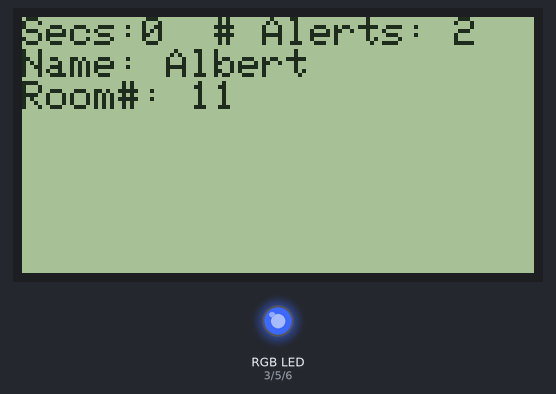
The sketch below on a simulated Arduino Uno, built with avr-gcc and run on an emulated ATmega328P. Parts: 128×64 one-colour display, an RGB LED mixed from three pins (HIGH = lit). What the sketch prints to the serial monitor is not drawn.

Above: at 11.6 s.
At 18.2 s:
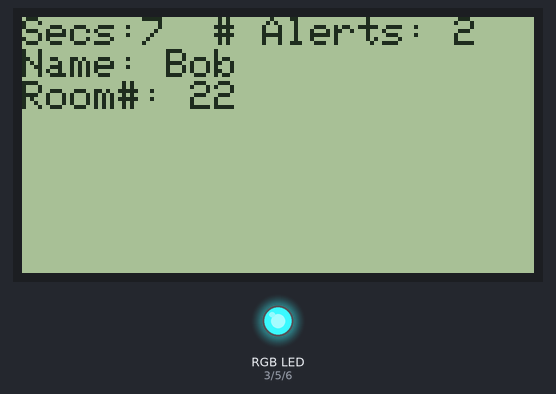
At 28.1 s:
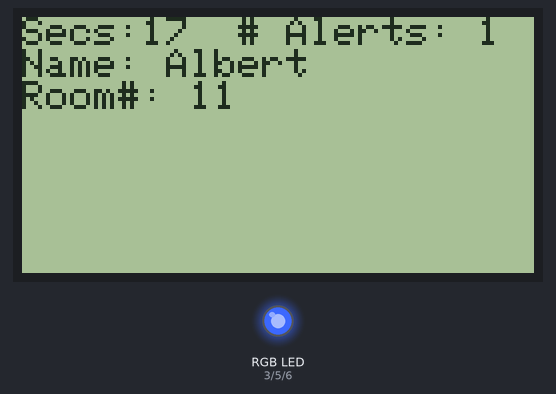
At 33.1 s:
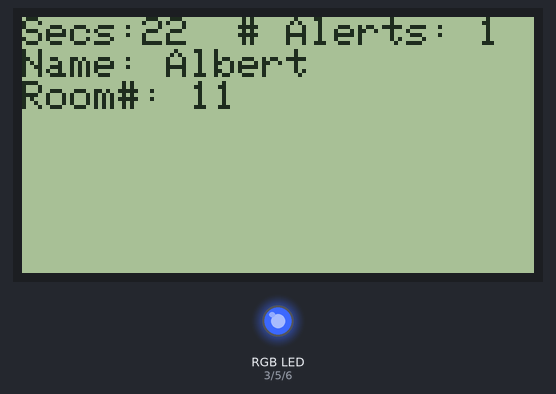
At 34.1 s:
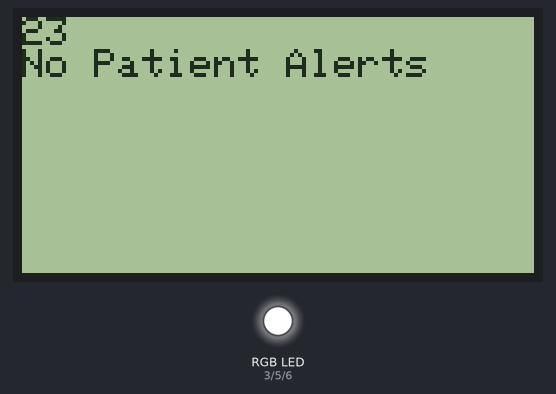
At 35.1 s:
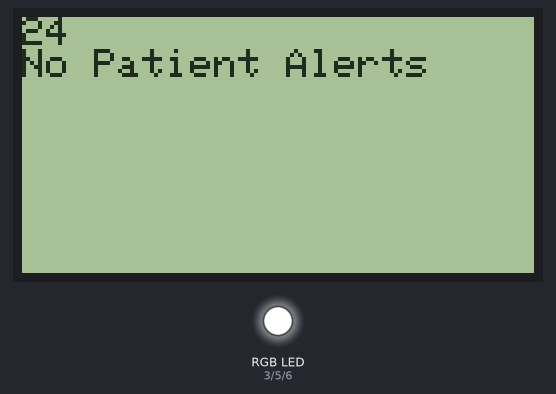
Timing chart, 0 to 36.6 s (numbered marks = the images above):
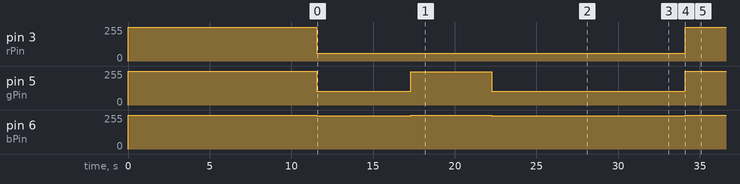

The sketch:

NurseDeviceSpring.ino
```cpp
#include <avr/pgmspace.h>
#include <Wire.h>
#include <ST7565.h>
#include <Button.h>

//SETUP LCD DISPLAY
byte brightness = 200;
byte rPin = 3;
byte gPin = 5;
byte bPin = 6;

byte postSetup = 0;
//Previous Button Press Time
byte scrollPatientTime = 5;
int lastScroll = 0;
//initialize RGB values for backlight
int r = 0;
int g = 0;
int b = 0;

//Demo Data
String nameQueue = "Albert,Bob,";
String roomQueue = "11,22,";
String riskQueue = "3,4,";
String timeQueue = "12,0,";

// Initialize Data Queues
//String nameQueue = "";
//String roomQueue = "";
//String riskQueue = "";
//String timeQueue = "";

// Initialize Single Patient Values
String name = "";
String rNum ="";
byte riskLevel = 0;
int patTime=0;
byte carl = 0;

byte currentDisplayItem = 1;
int lastPatientTIme = 0;
byte timeoutSecs = 10;; //Patient timeout Period secs
int lastLCDUpdate = 0; // Last Time LCD was updated
int lcdRefresh = 1250; //Time btwn LCD update
// Patient  Timeout
int lastTimeoutCheck = 0; //last time patient timeout was checked

//Intialize LCD ***
// pin 12 - Serial data out (SID)
// pin 13 - Serial clock out (SCLK)
// pin 9 - Data/Command select (RS or A0)
// pin 11 - LCD reset (RST)
// pin 10 - LCD chip select (CS)
ST7565 lcd(12, 13, 9, 11, 10);

void setup(void)
{

  Serial.begin(9600);
  // Set Background of LCD to white
  setOff();
  // Initialize background color pins
  pinMode(rPin, OUTPUT);
  pinMode(gPin, OUTPUT);
  pinMode(bPin, OUTPUT);

  // Wait 2 seconds for device to start
  lcd.begin(0x1b);
  lcd.display();
  delay(8000);
  lcd.clear();
  ram();
  delay(3000);
  postSetup = secs();
}

void loop(void)
{
  processData();
  updateDisplay();
  if (secs() > 30 && carl==0)
  {
    Serial.println(F("Carl Added to Queue"));
    carl=1;
    addPatient(String("Carl,"),40,4);
  }
}

char* strToChar(String str)
{
  return (char*)str.c_str() ;
}

void displayPatientInfo() {
  // Displays and formats data to LCD Display
  lcd.clear();
  // When there are alerts to be shown
  Serial.println(nameQueue);
  if (queueSize() >= 1) {
    String S1 = "Name: " + name;
    String S2 = "Room#: " + rNum;
    String S3 = "Secs:";
    S3 += String(secs());
    S3 += "  # Alerts: " ;
    S3 += String(queueSize());
    char lcdLine1[S1.length()+1];
    char lcdLine2[S2.length()+1];
    char lcdQueueSize[S3.length()+1];
    S1.toCharArray(lcdLine1, S1.length()+1);
    S2.toCharArray(lcdLine2, S2.length()+1);
    S3.toCharArray(lcdQueueSize, S3.length()+1);
    lcd.drawstring(0, 0, lcdQueueSize);
    lcd.drawstring(0, 1, lcdLine1);
    lcd.drawstring(0, 2, lcdLine2);
    lcd.display();
  }
  // When there are no alerts
  else {
    lcd.clear();
    Serial.println(F("No Alerts"));

    lcd.drawstring(0,0,strToChar(String(secs())));
    lcd.drawstring(0, 1, "No Patient Alerts");
    lcd.display();
    ram();
    name = "";
    rNum ="";
    riskLevel = 1;
    patTime=0;
    ram();
  }
  // Set background based on riskLevel
  switch (riskLevel)
  {
    //Taken Care of - GREEN
  case 1:
  brightness = 0;
    setOff();
    break;
    //Nurse Acknowledged - BLUE
  case 2:
  brightness = 200;
    setBlue();
    break;
    //Low Risk - YELLOW
  case 3:
  brightness = 250;
    setYellow();
    break;
    //High Risk - RED
  case 4:
  brightness = 250;
    setRed();
    break;
  }
}

void processData()
{
  if (queueSize() > 0)  {  lcdRefresh = 800;   }
  else {   lcdRefresh = 1000;  }

  if ((secs() - getQueueEntry(timeQueue, currentDisplayItem).toInt() > timeoutSecs) && (queueSize() >= 1))
      {
        Serial.println("Removing Patient " + String(currentDisplayItem));
        removePatient(currentDisplayItem);
      }

  else if (secs() - lastScroll > scrollPatientTime) {lastScroll = secs();  currentDisplayItem++;  }

  if (currentDisplayItem > queueSize() && queueSize() > 0)
  {  currentDisplayItem = 1;  }

  if (queueSize() >= 1) {  getAllData(currentDisplayItem);  }
}


void updateDisplay()
// Update LCD display with proper patient data
{
  long begtime = millis();
  // Scroll through multiple alerts every LCD REFRESH ms.
  if (millis() - lastLCDUpdate > lcdRefresh) {
    // Show patient data on LCD
    displayPatientInfo();
    lastLCDUpdate = millis();
    ram();
  }
}
void addPatient(String patientName, int patRoomNumber, int patRiskLevel)
//Add Patient Information to proper queues
{
  nameQueue = addQueueEntry(nameQueue, patientName, 1);
  Serial.println(nameQueue);
  roomQueue = addQueueEntry(roomQueue, String(patRoomNumber), 1);
  riskQueue = addQueueEntry(riskQueue, String(patRiskLevel), 1);
  timeQueue = addQueueEntry(timeQueue, String(secs()),1);
}
void removePatient(int itemNumber)
// Remove patient from queue
{
  //printQueues("Patient " + String(itemNumber) + " Being Removed");
  nameQueue = deleteQueueEntry(nameQueue, itemNumber);
  roomQueue = deleteQueueEntry(roomQueue, itemNumber);
  riskQueue = deleteQueueEntry(riskQueue, itemNumber);
  timeQueue = deleteQueueEntry(timeQueue, itemNumber);
  //printQueues("Patient " + String(itemNumber) + " Removed");
}

void getAllData(int itemNumber)
// Get all patient data by using index number
{
  name = getQueueEntry(nameQueue, itemNumber);
  rNum = getQueueEntry(roomQueue, itemNumber);
  riskLevel = getQueueEntry(riskQueue, itemNumber).toInt();
  patTime = getQueueEntry(timeQueue, itemNumber).toInt();
}

String deleteQueueEntry(String queue, int itemNumber)
// Delete individual queue entries by using index number
{
  if (itemNumber > 0)
  {
    itemNumber--;
    int count = 0;
    int lastIndex = -1;
    while (count < itemNumber)
    {
      count++;
      lastIndex = queue.indexOf(',',lastIndex+1);
    }
    queue.remove(lastIndex+1, queue.indexOf(',',lastIndex+1) - lastIndex);
  }
  return queue; // returns new queue after deleting item
}

//Complete
String getQueueEntry(String queue, int itemNumber)
{
  itemNumber--;
  int count = 0;
  int lastIndex = -1;
  while (count < itemNumber)
  {
    count++;
    lastIndex = queue.indexOf(',',lastIndex+1);
  }
  return queue.substring(lastIndex+1,queue.indexOf(',',lastIndex+1));
}

//Complete
void changeRiskQueue(int itemNumber, char newRisk)
{
  itemNumber--;
  int count = 0;
  int lastIndex = 0;

  while (count < itemNumber)
  {
    count++;
    lastIndex = riskQueue.indexOf(',',lastIndex+1);
  }
  riskQueue.setCharAt(lastIndex+1,newRisk);
}

//Complete
String addQueueEntry(String queue, String entry, int itemNumber)
{
  itemNumber--;
  String temp = "";
  byte count = 0;
  byte lastIndex = 0;
  while (count < itemNumber)
  {
    count++;
    lastIndex = queue.indexOf(',',lastIndex+1);
  }
  if (itemNumber > 0)
  {
    temp = queue.substring(0,lastIndex+1);
    queue = temp + entry + "," + queue.substring(lastIndex+1, queue.length());
  }
  else if (itemNumber == 0)
  {
    queue = entry + "," + queue;
  }
  return queue;
}

void setOff()
{
  digitalWrite(rPin, HIGH);
  digitalWrite(gPin, HIGH);
  digitalWrite(bPin, HIGH);
}

void setRed()
{
  setBG(255, 10, 0, brightness);
}

void setYellow()
{
  setBG(255, 200, 5, brightness);
}

void setBlue()
{
  setBG(50, 75, 255, brightness);
}
void setGreen()
{
  setBG(0, 255, 0, brightness);
}

//Complete
void setBG(int r, int g, int b, int brightness)
{
  //Map to account for increased brightness of RED led
  r = map(r, 0, 255, 0, 200);
  g = map(g, 0, 255, 0, 200);

  // Map to achieve correct display brightness
  r = map(r, 0, 255, 0, brightness);
  g = map(g, 0, 255, 0, brightness);
  b = map(b, 0, 255, 0, brightness);

  // Invert RGB values from 0-255 to 255-0 due to display feature (LCD dependent)
  r = map(r, 0, 255, 255, 0);
  g = map(g, 0, 255, 255, 0);
  b = map(b, 0, 255, 255, 0);
  // Output proper RGB values for BG color
  analogWrite(rPin, r);
  analogWrite(gPin, g);
  analogWrite(bPin, b);
}

int existsPatient(int room)
//See if patient is in Queue (Found by room number)
{
  int i = 1;
  int exPat = 0;
  while (i <= queueSize() && exPat == 0)
  {
    if (getQueueEntry(roomQueue, i).equals(String(room))){
      exPat = 1;
    }
    i++;
  }
  return exPat;
}

int findRoomIndex(int room )
// Find index of patient in queue
{
  int index = 0;
  for (int i = 1; i <= queueSize(); i++) {
    if (room == getQueueEntry(roomQueue,i).toInt())
    {
      index = i;
    }
  }
  return index;
}

int freeRam(void)
{
  extern int  __bss_end;
  extern int  *__brkval;
  int free_memory;
  if ((int)__brkval == 0) {
    free_memory = ((int)&free_memory) - ((int)&__bss_end);
  }
  else {
    free_memory = ((int)&free_memory) - ((int)__brkval);
  }
  return free_memory;
}

void ram() { Serial.println("Free Ram --> " + String(freeRam()));  }

int queueSize() {
  //Finds number of names in  nameQueue
  int count = 0;
  for (int x = 1; x < nameQueue.length(); x++) {
    if (nameQueue.charAt(x) == ',')
    {
      count++;
    }
  }
  return count;
}

void printQueues(String Header)
{
  Serial.println(Header);
  Serial.println(nameQueue);
  Serial.println(roomQueue);
  Serial.println(riskQueue);
  Serial.println(timeQueue);
}

int secs() { return (int)(millis()/1000) - postSetup; }


//
//
//String moveQueueEntry(String queue, int itemNumber, int newItemNumber)
//// Can be used to sort queues by moving items from itemNumber to new ItemNumber
//{
//  String temp = getQueueEntry(queue, itemNumber);
//  if (itemNumber > newItemNumber)
//  {
//    queue = addQueueEntry(queue,temp, newItemNumber);
//    queue = deleteQueueEntry(queue, newItemNumber);
//    queue = deleteQueueEntry(queue, itemNumber+1);
//  }
//  if (itemNumber < newItemNumber)
//  {
//    queue = deleteQueueEntry(queue, itemNumber);
//    queue = addQueueEntry(queue,temp, newItemNumber);
//    queue = deleteQueueEntry(queue, newItemNumber);
//  }
//  return queue;
//}
```

Measured:
- by itself, pin 3 (rPin): 255/255 → 59/255 at 11.5 s, → 255/255 22.5 s later
- by itself, pin 5 (gPin): 255/255 → 103/255 at 11.5 s, → 249/255 5.8 s later, → 103/255 4.9 s later, → 255/255 11.8 s later
- by itself, pin 6 (bPin): 255/255 → 251/255 at 11.5 s, → 255/255 5.8 s later, → 251/255 4.9 s later, → 255/255 11.8 s later
- what the display in image 0 shows lasts 0.9 s, from 11.5 s to 12.4 s
- what the display in image 1 shows lasts 1.7 s, from 18.1 s to 19.8 s
- what the display in image 3 shows lasts 1.1 s, from 33.0 s to 34.1 s
